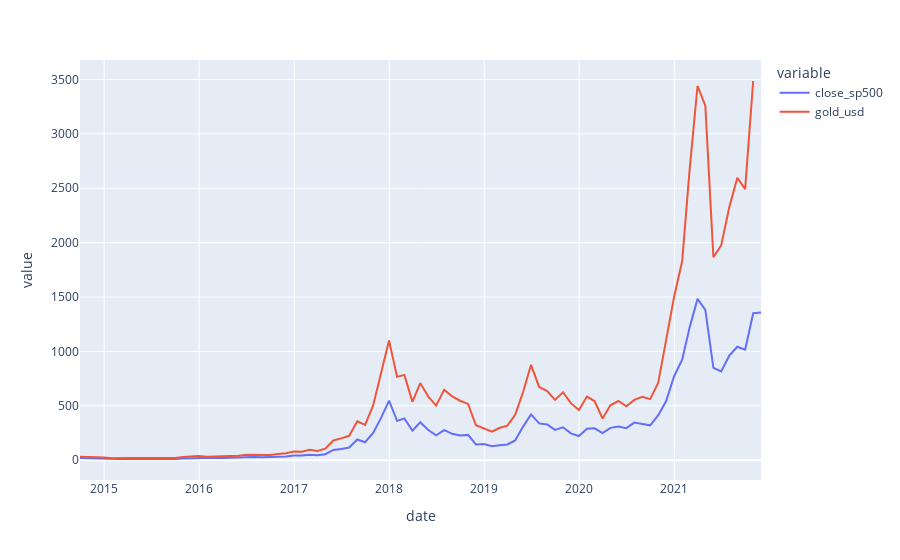

The notebook cell this image was saved under:
### Code cell
import plotly.express as px

fig = px.line(rank_by_btc, x='date', y=['close_sp500', 'gold_usd'])
fig.show()
